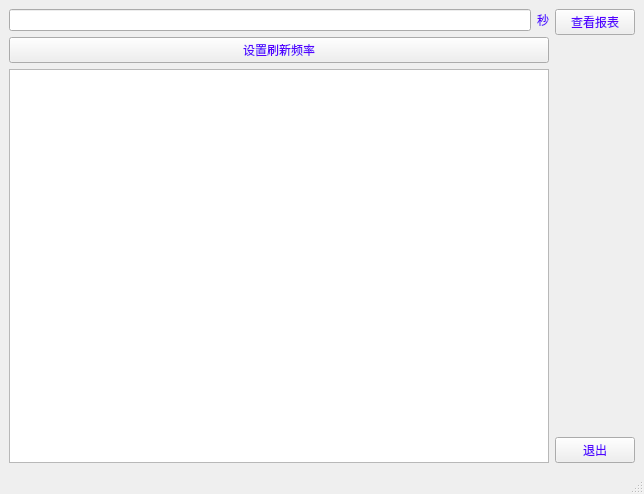
<?xml version="1.0" encoding="UTF-8"?>
<ui version="4.0">
 <class>controller</class>
 <widget class="QMainWindow" name="controller">
  <property name="geometry">
   <rect>
    <x>0</x>
    <y>0</y>
    <width>644</width>
    <height>494</height>
   </rect>
  </property>
  <property name="windowTitle">
   <string>MainWindow</string>
  </property>
  <property name="styleSheet">
   <string notr="true">font: 20pt &quot;Cambria&quot;;
color: rgb(85, 0, 255)</string>
  </property>
  <widget class="QWidget" name="centralwidget">
   <layout class="QHBoxLayout" name="horizontalLayout_2">
    <item>
     <layout class="QVBoxLayout" name="verticalLayout">
      <item>
       <layout class="QHBoxLayout" name="horizontalLayout">
        <item>
         <widget class="QLineEdit" name="lineEdit">
          <property name="styleSheet">
           <string notr="true">font: 20pt &quot;Cambria&quot;;
</string>
          </property>
         </widget>
        </item>
        <item>
         <widget class="QLabel" name="label">
          <property name="text">
           <string>秒</string>
          </property>
         </widget>
        </item>
       </layout>
      </item>
      <item>
       <widget class="QPushButton" name="frequency">
        <property name="styleSheet">
         <string notr="true">font: 20pt &quot;Cambria&quot;;
color: rgb(85, 0, 255)</string>
        </property>
        <property name="text">
         <string>设置刷新频率</string>
        </property>
       </widget>
      </item>
      <item>
       <widget class="QTableView" name="tableView">
        <property name="styleSheet">
         <string notr="true">font: 9pt &quot;微软雅黑&quot;;</string>
        </property>
       </widget>
      </item>
     </layout>
    </item>
    <item>
     <layout class="QVBoxLayout" name="verticalLayout_2">
      <item>
       <widget class="QPushButton" name="desk">
        <property name="styleSheet">
         <string notr="true">font: 20pt &quot;Cambria&quot;;
color: rgb(85, 0, 255)</string>
        </property>
        <property name="text">
         <string>查看报表</string>
        </property>
       </widget>
      </item>
      <item>
       <spacer name="verticalSpacer">
        <property name="orientation">
         <enum>Qt::Vertical</enum>
        </property>
        <property name="sizeHint" stdset="0">
         <size>
          <width>20</width>
          <height>58</height>
         </size>
        </property>
       </spacer>
      </item>
      <item>
       <spacer name="verticalSpacer_2">
        <property name="orientation">
         <enum>Qt::Vertical</enum>
        </property>
        <property name="sizeHint" stdset="0">
         <size>
          <width>20</width>
          <height>108</height>
         </size>
        </property>
       </spacer>
      </item>
      <item>
       <widget class="QPushButton" name="logout">
        <property name="styleSheet">
         <string notr="true">font: 20pt &quot;Cambria&quot;;
color: rgb(85, 0, 255)</string>
        </property>
        <property name="text">
         <string>退出</string>
        </property>
       </widget>
      </item>
     </layout>
    </item>
   </layout>
  </widget>
  <widget class="QMenuBar" name="menubar">
   <property name="geometry">
    <rect>
     <x>0</x>
     <y>0</y>
     <width>644</width>
     <height>44</height>
    </rect>
   </property>
  </widget>
  <widget class="QStatusBar" name="statusbar"/>
 </widget>
 <resources/>
 <connections/>
</ui>
